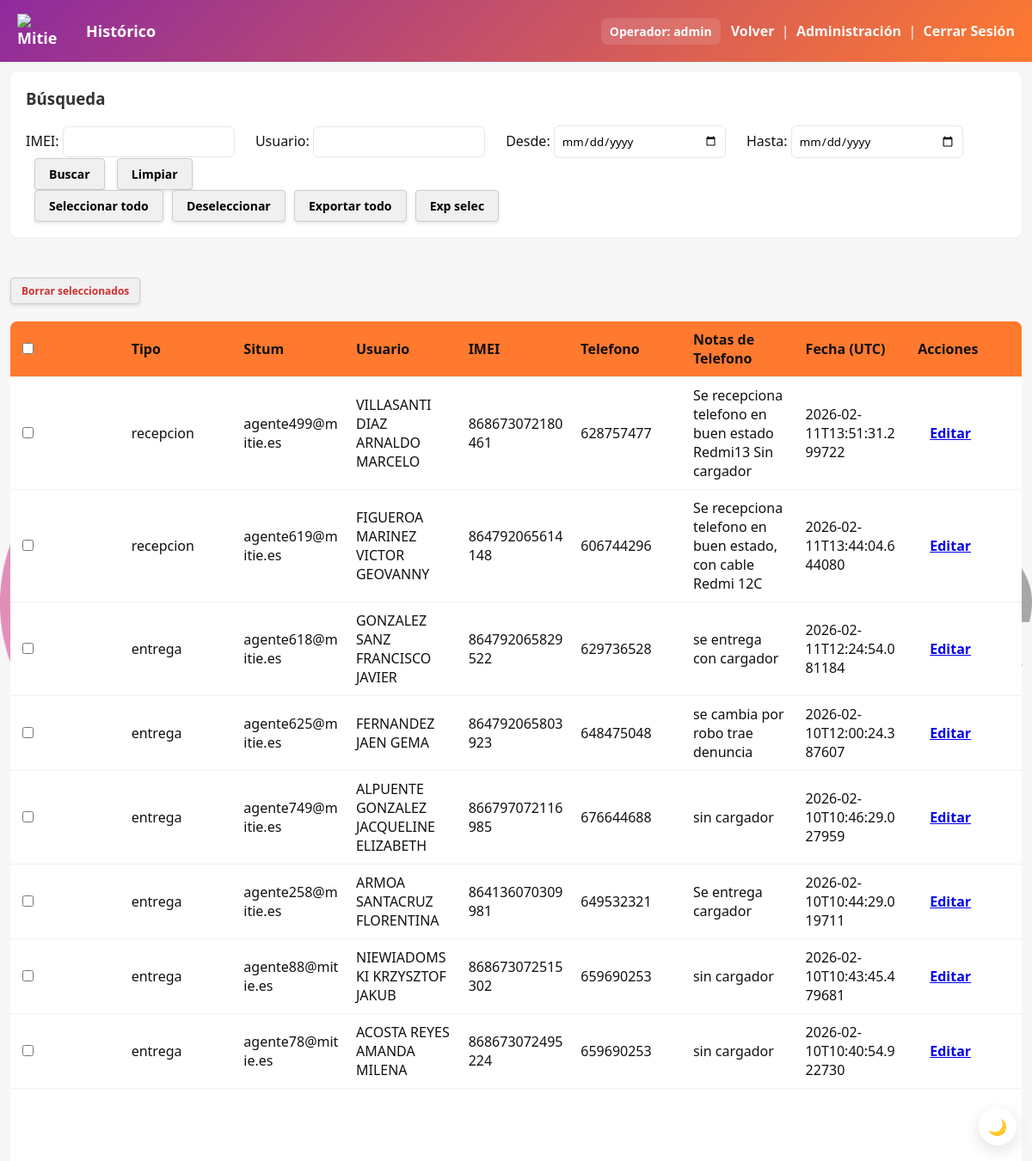
Page /history (signed in) on the committed database.
### tables this page shows
CREATE TABLE usuarios (
                id INTEGER PRIMARY KEY AUTOINCREMENT,
                username TEXT UNIQUE NOT NULL,
                password TEXT NOT NULL,
                rol TEXT NOT NULL,
                activo INTEGER DEFAULT 1,
                fecha_creacion TEXT
            , notas TEXT);

CREATE TABLE entregas (
                id INTEGER PRIMARY KEY AUTOINCREMENT,
                ams TEXT,
                usuario TEXT,
                situm TEXT,
                imei TEXT,
                telefono TEXT,
                notas_telefono TEXT,
                tipo TEXT,
                timestamp TEXT
            );

### app.py (the view)
@app.route('/history')
@require_permission('ver_historico')
def history():
    db = get_db()
    imei_search = request.args.get('imei', '').strip()
    usuario_search = request.args.get('usuario', '').strip()
    fecha_inicio = request.args.get('fecha_inicio', '').strip()
    fecha_fin = request.args.get('fecha_fin', '').strip()
    query = 'SELECT * FROM entregas WHERE 1=1'
    params = []
    if imei_search:
        query += ' AND imei LIKE ?'
        params.append(f'%{imei_search}%')
    if usuario_search:
        query += ' AND usuario LIKE ?'
        params.append(f'%{usuario_search}%')
    if fecha_inicio:
        query += ' AND timestamp >= ?'
        params.append(f'{fecha_inicio}T00:00:00')
    if fecha_fin:
        query += ' AND timestamp <= ?'
        params.append(f'{fecha_fin}T23:59:59')
    query += ' ORDER BY timestamp DESC'
    cur = db.execute(query, params)
    rows = cur.fetchall()
    return render_template('history.html', rows=rows, imei_search=imei_search, usuario_search=usuario_search, fecha_inicio=fecha_inicio, fecha_fin=fecha_fin)

### app.py (called while the page is built)
def get_db():
    db = getattr(g, '_database', None)
    if db is None:
        db = g._database = sqlite3.connect(DB_PATH)
        db.row_factory = sqlite3.Row
    return db

@login_manager.user_loader
def load_user(user_id):
    db = get_db()
    cursor = db.cursor()
    cursor.execute('SELECT id, username, rol FROM usuarios WHERE id = ? AND activo = 1', (user_id,))
    usuario = cursor.fetchone()
    if usuario:
        return User(usuario[0], usuario[1], usuario[2])
    return None

def require_permission(permiso):
    def decorator(f):
        @wraps(f)
        @login_required
        def decorated_function(*args, **kwargs):
            if not current_user.tiene_permiso(permiso):
                flash('No tienes permisos para realizar esta acción', 'error')
                return redirect(url_for('index'))
            return f(*args, **kwargs)
        return decorated_function
    return decorator

@app.teardown_appcontext
def close_connection(exception):
    db = getattr(g, '_database', None)
    if db is not None:
        db.close()

    def tiene_permiso(self, permiso):
        return permiso in ROLES_PERMISOS.get(self.rol, [])

### templates/history.html (shortened to what this page needs)
<!doctype html>
<html lang="es">
  <head>
    <link rel="stylesheet" href="/static/style.css">
  </head>
  <body>
    <header class="topbar">
      <h1><img src="/static/mitie_logo.png" srcset="/static/mitie_logo@2x.png 2x" class="brand-logo" alt="Mitie" width="56" decoding="async">Histórico</h1>
        <div style="display:flex;align-items:center;gap:12px">
          {% if current_user.is_authenticated %}
            <a class="user-badge" href="/perfil">Operador: {{ current_user.username }}</a>
          {% endif %}
          <div>
        <a class="history-link" href="/">Volver</a>
        {% if current_user.is_authenticated and current_user.tiene_permiso('administracion') %}
          &nbsp;|&nbsp;
          <a class="history-link" href="/administracion">Administración</a>
        {% endif %}
        &nbsp;|&nbsp;
        <a class="history-link" href="/logout">Cerrar Sesión</a>
      </div>
    </header>
    <main class="container history">
      <div class="search-box">
        <h3>Búsqueda</h3>
        <form method="get" action="/history" style="display:inline-block;">
          <label>IMEI: <input type="text" name="imei" value="{{ imei_search }}"></label>
          <label>Usuario: <input type="text" name="usuario" value="{{ usuario_search }}"></label>
          <label>Desde: <input type="date" name="fecha_inicio" value="{{ fecha_inicio }}"></label>
          <label>Hasta: <input type="date" name="fecha_fin" value="{{ fecha_fin }}"></label>
          <button type="submit" style="padding:8px 16px;background:#f0f0f0;border:1px solid #ccc;border-radius:4px;cursor:pointer;box-shadow:0 2px 4px rgba(0,0,0,0.1);font-size:14px;color:#000;font-weight:bold">Buscar</button>
          <a href="/history" style="margin-left:10px;padding:8px 16px;background:#f0f0f0;border:1px solid #ccc;border-radius:4px;text-decoration:none;display:inline-block;box-shadow:0 2px 4px rgba(0,0,0,0.1);font-size:14px;color:#000;font-weight:bold">Limpiar</a>
        </form>
        <button id="select-all-rows" type="button" style="margin-left:10px;padding:8px 16px;background:#f0f0f0;border:1px solid #ccc;border-radius:4px;cursor:pointer;display:inline-block;box-shadow:0 2px 4px rgba(0,0,0,0.1);font-size:14px;color:#000;font-weight:bold">Seleccionar todo</button>
        <button id="deselect-all-rows" type="button" style="margin-left:6px;padding:8px 16px;background:#f0f0f0;border:1px solid #ccc;border-radius:4px;cursor:pointer;display:inline-block;box-shadow:0 2px 4px rgba(0,0,0,0.1);font-size:14px;color:#000;font-weight:bold">Deseleccionar</button>
        <button id="export-all-btn" type="button" style="margin-left:6px;padding:8px 16px;background:#f0f0f0;border:1px solid #ccc;border-radius:4px;cursor:pointer;display:inline-block;box-shadow:0 2px 4px rgba(0,0,0,0.1);font-size:14px;color:#000;font-weight:bold" onclick="const imei = new URLSearchParams(window.location.search).get('imei'); const usuario = new URLSearchParams(window.location.search).get('usuario'); const params = new URLSearchParams(); if(imei) params.set('imei', imei); if(usuario) params.set('usuario', usuario); window.location.href = '/history/export?' + params.toString();">Exportar todo</button>
        <button id="export-selected-btn" type="button" style="margin-left:6px;padding:8px 16px;background:#f0f0f0;border:1px solid #ccc;border-radius:4px;cursor:pointer;display:inline-block;box-shadow:0 2px 4px rgba(0,0,0,0.1);font-size:14px;color:#000;font-weight:bold">Exp selec</button>
      </div>
      <div style="margin-top:12px">
        <button id="delete-selected-btn" type="button" style="padding:6px 12px;background:#f0f0f0;border:1px solid #ccc;border-radius:4px;cursor:pointer;display:inline-block;box-shadow:0 2px 4px rgba(0,0,0,0.1);font-size:12px;color:#d32f2f;font-weight:bold">Borrar seleccionados</button>
      </div>
      <table>
        <thead>
          <tr>
            <th><input type="checkbox" id="select-all"></th>
            <th>Tipo</th>
            <th>Situm</th>
            <th>Usuario</th>
            <th>IMEI</th>
            <th>Telefono</th>
            <th>Notas de Telefono</th>
            <th>Fecha (UTC)</th>
            {% if current_user.is_authenticated and current_user.tiene_permiso('administracion') %}
            <th>Acciones</th>
            {% endif %}
          </tr>
        </thead>
        <tbody>
          {% for r in rows %}
          <tr>
            <td><input type="checkbox" class="row-select" value="{{ r['id'] }}"></td>
            <td>{{ r['tipo'] }}</td>
            <td>{{ r['situm'] }}</td>
            <td>{{ r['usuario'] }}</td>
            <td>{{ r['imei'] }}</td>
            <td>{{ r['telefono'] }}</td>
            <td>{{ r['notas_telefono'] }}</td>
            <td>{{ r['timestamp'] }}</td>
            {% if current_user.is_authenticated and current_user.tiene_permiso('administracion') %}
            <td><a href="/registro/{{ r['id'] }}/editar" class="btn small">Editar</a></td>
            {% endif %}
          </tr>
          {% else %}
          <tr><td colspan="8">No hay registros.</td></tr>
          {% endfor %}
        </tbody>
      </table>
    </main>
  </body>
</html>

### static/style.css (style rules this page uses)
:root { --brand-orange: #ff7a2f; --brand-magenta: #8e2a9e; --brand-gradient: linear-gradient(135deg,var(--brand-magenta),var(--brand-orange)); --brand-dark: #3b1f3f; --brand-text: #4b4b4b; --accent: var(--brand-orange); --muted: #f7f7f7; --text: #111; }
* { box-sizing:border-box;font-family:Segoe UI, Roboto, Arial, sans-serif }
body { margin:0;background:var(--muted);color:var(--text) }
.topbar { background:var(--brand-gradient);padding:16px 20px;display:flex;align-items:center;justify-content:space-between;color:#fff }
.topbar h1 { margin:0;font-size:18px;display:flex;align-items:center;gap:12px }
.brand-logo { width:56px;height:auto;display:inline-block;vertical-align:middle;margin-right:12px }
.history-link { color:rgba(255,255,255,0.95);text-decoration:none;font-weight:600 }
.container { display:flex;gap:20px;padding:24px;width:100%;margin:0;max-width:none;height:calc(100vh - 72px);box-sizing:border-box }
.search-box { background:#fff;padding:18px;border-radius:8px;margin-bottom:20px;box-shadow:0 1px 4px rgba(0,0,0,0.04) }
.search-box h3 { margin-top:0;color:#333 }
.search-box label { display:inline-block;margin-right:20px }
.search-box input { padding:8px;border:1px solid #e7e7e7;border-radius:6px;width:200px }
.search-box button { padding:8px 16px;margin-left:10px;background:#4caf50;color:white;border:none;border-radius:6px;cursor:pointer }
.btn { padding:10px 14px;border-radius:8px;border:none;cursor:pointer;font-weight:600 }
table { width:100%;border-collapse:collapse;background:#fff;border-radius:8px;overflow:hidden }
th,td { padding:10px;text-align:left;border-bottom:1px solid #f1f1f1 }
thead th { background:var(--accent) }
.history { height:100vh;display:flex;flex-direction:column;margin:0;padding:12px;max-width:none }
.history .search-box { margin-bottom:15px;flex-shrink:0 }
.history table { flex:1;overflow-y:auto;display:block }
.history thead { display:table;width:100%;table-layout:fixed;background:var(--yellow) }
.history tbody { display:block;overflow-y:auto;height:calc(100vh - 250px) }
.history tr { display:table;width:100%;table-layout:fixed }
.history th, .history td { padding:10px;text-align:left;border-bottom:1px solid #f1f1f1;word-break:break-word }
.topbar { position: relative; z-index: 1200; }
main.container { position: relative; z-index: 2; }
.user-badge { margin-left:16px;padding:6px 10px;background:rgba(255,255,255,0.12);color:#fff;border-radius:8px;font-weight:700;font-size:14px;text-decoration:none;display:inline-block;cursor:pointer }

### rows in the picture
usuarios: username "admin"
entregas: tipo "recepcion", situm "agente499@mitie.es", usuario "VILLASANTI DIAZ ARNALDO MARCELO", imei "868673072180461", telefono "628757477", notas_telefono "Se recepciona telefono en buen estado Redmi13 Sin cargador", timestamp "2026-02-11T13:51:31.299722"
entregas: tipo "recepcion", situm "agente619@mitie.es", usuario "FIGUEROA MARINEZ VICTOR GEOVANNY", imei "864792065614148", telefono "606744296", notas_telefono "Se recepciona telefono en buen estado, con cable Redmi 12C", timestamp "2026-02-11T13:44:04.644080"
entregas: tipo "entrega", situm "agente618@mitie.es", usuario "GONZALEZ SANZ FRANCISCO JAVIER", imei "864792065829522", telefono "629736528", notas_telefono "se entrega con cargador", timestamp "2026-02-11T12:24:54.081184"
entregas: tipo "entrega", situm "agente625@mitie.es", usuario "FERNANDEZ JAEN GEMA", imei "864792065803923", telefono "648475048", notas_telefono "se cambia por robo trae denuncia", timestamp "2026-02-10T12:00:24.387607"
entregas: tipo "entrega", situm "agente749@mitie.es", usuario "ALPUENTE GONZALEZ JACQUELINE ELIZABETH", imei "866797072116985", telefono "676644688", notas_telefono "sin cargador", timestamp "2026-02-10T10:46:29.027959"
entregas: tipo "entrega", situm "agente258@mitie.es", usuario "ARMOA SANTACRUZ FLORENTINA", imei "864136070309981", telefono "649532321", notas_telefono "Se entrega cargador", timestamp "2026-02-10T10:44:29.019711"
entregas: tipo "entrega", situm "agente88@mitie.es", usuario "NIEWIADOMSKI KRZYSZTOF JAKUB", imei "868673072515302", telefono "659690253", notas_telefono "sin cargador", timestamp "2026-02-10T10:43:45.479681"
entregas: tipo "entrega", situm "agente78@mitie.es", usuario "ACOSTA REYES AMANDA MILENA", imei "868673072495224", telefono "659690253", notas_telefono "sin cargador", timestamp "2026-02-10T10:40:54.922730"
